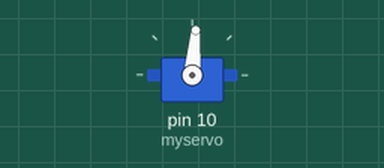
Simulated run of this sketch. Board: Arduino Uno, built with avr-gcc and run on an emulated ATmega328P. Shown: servo.

Above: at 0.05 s.
Timing chart, 0 to 26.0 s (numbered marks = the images above):
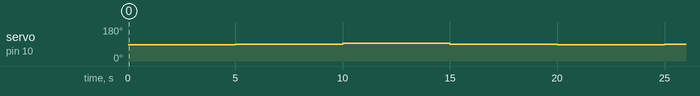

Measured:
- by itself, servo on pin 10 (myservo): repeats every 20.0 s: 95° 5.0 s, 90° 5.0 s, 85° 5.0 s, 90° 5.0 s

The sketch:

Servo_testing.ino
```cpp
#include <Servo.h>

Servo myservo;  // create servo object to control a servo
// twelve servo objects can be created on most boards

int pos = 0;    // variable to store the servo position

void setup() {
  //myservo.attach(9);
  myservo.attach(10);// attaches the servo on pin 9 to the servo object
  myservo.write(90);
}

void loop() {
//  for (pos = 0; pos <= 360; pos += 1) { // goes from 0 degrees to 180 degrees
//    // in steps of 1 degree
//    myservo.write(pos);              // tell servo to go to position in variable 'pos'
//    delay(20);                       // waits 15ms for the servo to reach the position
//  }
//  for (pos = 360; pos >= 0; pos -= 1) { // goes from 180 degrees to 0 degrees
//    myservo.write(pos);              // tell servo to go to position in variable 'pos'
//    delay(15);                       // waits 15ms for the servo to reach the position
//  }
  myservo.write(85);
  delay(5000);
  myservo.write(90);
  delay(5000);
  myservo.write(95);
  delay(5000);
  myservo.write(90);
  delay(5000);
}
```
